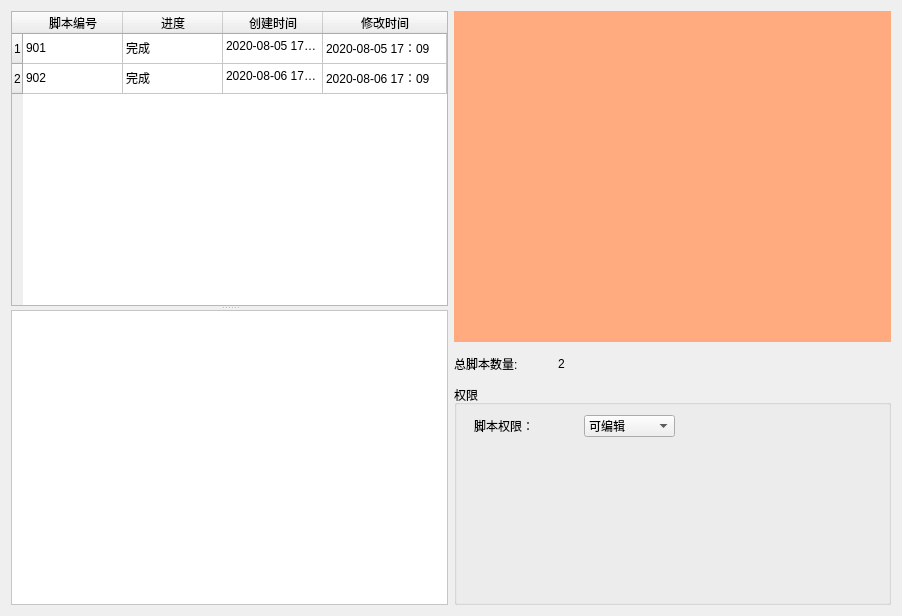
<?xml version="1.0" encoding="UTF-8"?>
<ui version="4.0">
 <class>Form</class>
 <widget class="QWidget" name="Form">
  <property name="geometry">
   <rect>
    <x>0</x>
    <y>0</y>
    <width>902</width>
    <height>616</height>
   </rect>
  </property>
  <property name="windowTitle">
   <string>Form</string>
  </property>
  <layout class="QGridLayout" name="gridLayout">
   <item row="0" column="0" rowspan="3">
    <widget class="QSplitter" name="splitter">
     <property name="orientation">
      <enum>Qt::Vertical</enum>
     </property>
     <widget class="QTableWidget" name="tableWidget_2">
      <property name="minimumSize">
       <size>
        <width>0</width>
        <height>0</height>
       </size>
      </property>
      <property name="showGrid">
       <bool>true</bool>
      </property>
      <property name="sortingEnabled">
       <bool>false</bool>
      </property>
      <attribute name="horizontalHeaderCascadingSectionResizes">
       <bool>false</bool>
      </attribute>
      <attribute name="horizontalHeaderMinimumSectionSize">
       <number>23</number>
      </attribute>
      <attribute name="horizontalHeaderDefaultSectionSize">
       <number>100</number>
      </attribute>
      <attribute name="horizontalHeaderHighlightSections">
       <bool>true</bool>
      </attribute>
      <attribute name="horizontalHeaderShowSortIndicator" stdset="0">
       <bool>false</bool>
      </attribute>
      <attribute name="horizontalHeaderStretchLastSection">
       <bool>true</bool>
      </attribute>
      <attribute name="verticalHeaderVisible">
       <bool>true</bool>
      </attribute>
      <attribute name="verticalHeaderCascadingSectionResizes">
       <bool>false</bool>
      </attribute>
      <attribute name="verticalHeaderShowSortIndicator" stdset="0">
       <bool>false</bool>
      </attribute>
      <attribute name="verticalHeaderStretchLastSection">
       <bool>false</bool>
      </attribute>
      <row>
       <property name="text">
        <string>1</string>
       </property>
      </row>
      <row>
       <property name="text">
        <string>2</string>
       </property>
      </row>
      <column>
       <property name="text">
        <string>脚本编号</string>
       </property>
      </column>
      <column>
       <property name="text">
        <string>进度</string>
       </property>
      </column>
      <column>
       <property name="text">
        <string>创建时间</string>
       </property>
      </column>
      <column>
       <property name="text">
        <string>修改时间</string>
       </property>
      </column>
      <item row="0" column="0">
       <property name="text">
        <string>901</string>
       </property>
      </item>
      <item row="0" column="1">
       <property name="text">
        <string>完成</string>
       </property>
      </item>
      <item row="0" column="2">
       <property name="text">
        <string>2020-08-05 17：09</string>
       </property>
      </item>
      <item row="0" column="3">
       <property name="text">
        <string>2020-08-05 17：09</string>
       </property>
      </item>
      <item row="1" column="0">
       <property name="text">
        <string>902</string>
       </property>
      </item>
      <item row="1" column="1">
       <property name="text">
        <string>完成</string>
       </property>
      </item>
      <item row="1" column="2">
       <property name="text">
        <string>2020-08-06 17：09</string>
       </property>
      </item>
      <item row="1" column="3">
       <property name="text">
        <string>2020-08-06 17：09</string>
       </property>
      </item>
     </widget>
     <widget class="QTextEdit" name="textEdit">
      <property name="minimumSize">
       <size>
        <width>0</width>
        <height>281</height>
       </size>
      </property>
      <property name="styleSheet">
       <string notr="true">background-color: rgb(255, 255, 255);</string>
      </property>
     </widget>
    </widget>
   </item>
   <item row="0" column="1">
    <widget class="QWidget" name="widget_2" native="true">
     <property name="minimumSize">
      <size>
       <width>331</width>
       <height>331</height>
      </size>
     </property>
     <property name="styleSheet">
      <string notr="true">background-color: rgb(255, 170, 127);</string>
     </property>
    </widget>
   </item>
   <item row="1" column="1">
    <layout class="QHBoxLayout" name="horizontalLayout">
     <property name="spacing">
      <number>3</number>
     </property>
     <item>
      <widget class="QLabel" name="label_js_number_p">
       <property name="minimumSize">
        <size>
         <width>95</width>
         <height>31</height>
        </size>
       </property>
       <property name="maximumSize">
        <size>
         <width>101</width>
         <height>31</height>
        </size>
       </property>
       <property name="text">
        <string>总脚本数量:</string>
       </property>
      </widget>
     </item>
     <item>
      <widget class="QLabel" name="js_number_p">
       <property name="maximumSize">
        <size>
         <width>16777215</width>
         <height>31</height>
        </size>
       </property>
       <property name="text">
        <string>2</string>
       </property>
      </widget>
     </item>
    </layout>
   </item>
   <item row="2" column="1">
    <widget class="QGroupBox" name="groupBox">
     <property name="title">
      <string>权限</string>
     </property>
     <widget class="QComboBox" name="comboBox">
      <property name="geometry">
       <rect>
        <x>130</x>
        <y>30</y>
        <width>91</width>
        <height>22</height>
       </rect>
      </property>
      <item>
       <property name="text">
        <string>可编辑</string>
       </property>
      </item>
      <item>
       <property name="text">
        <string>禁止访问</string>
       </property>
      </item>
      <item>
       <property name="text">
        <string>只读</string>
       </property>
      </item>
      <item>
       <property name="text">
        <string>禁止删除</string>
       </property>
      </item>
      <item>
       <property name="text">
        <string>密码编辑</string>
       </property>
      </item>
      <item>
       <property name="text">
        <string>密码删除</string>
       </property>
      </item>
     </widget>
     <widget class="QLabel" name="label">
      <property name="geometry">
       <rect>
        <x>20</x>
        <y>20</y>
        <width>91</width>
        <height>41</height>
       </rect>
      </property>
      <property name="text">
       <string>脚本权限：</string>
      </property>
     </widget>
    </widget>
   </item>
  </layout>
 </widget>
 <resources/>
 <connections/>
</ui>
